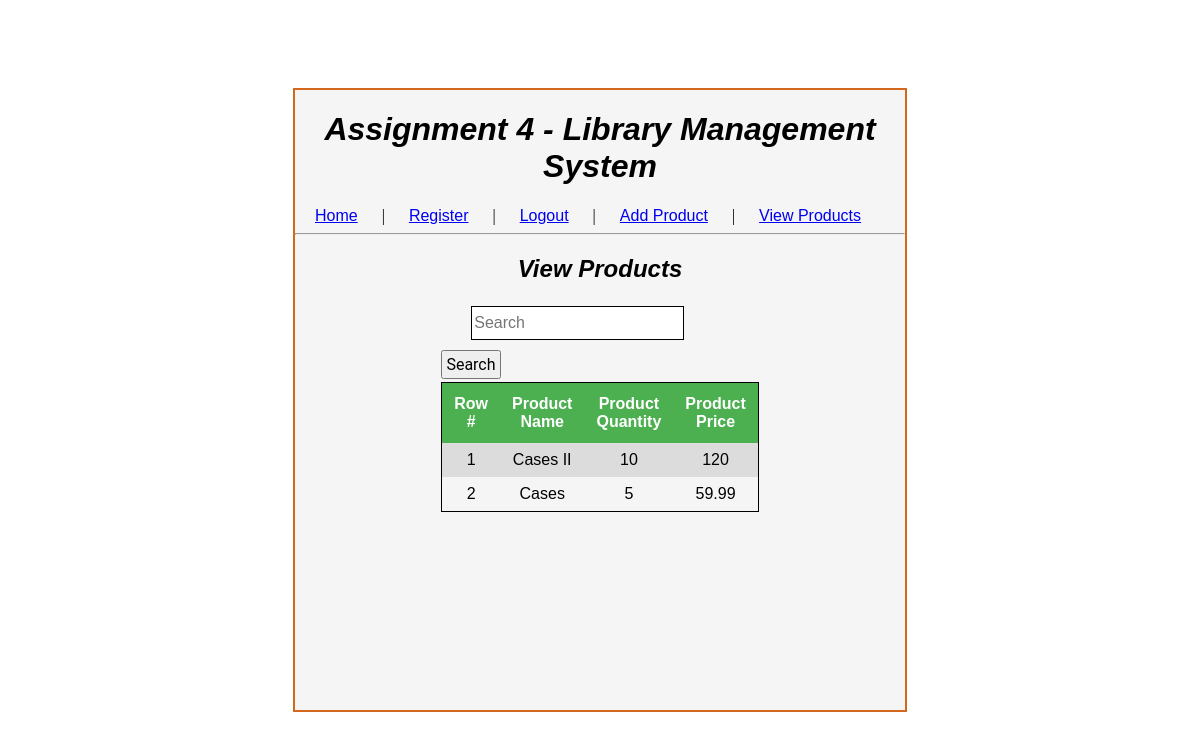
Page /view-products.php?txtSearch=Cases (signed in) on the committed database.
### tables this page shows
CREATE TABLE `tblBooks` (
  `bookID` int(3) NOT NULL,
  `bookName` varchar(100) NOT NULL,
  `bookQuantity` int(11) NOT NULL,
  `bookPrice` double NOT NULL
);

### view-products.php (the view, shortened to what this page needs)
<!DOCTYPE html>
<html>
    <head>
        <link rel="stylesheet" href="_css/style.css">
        <link rel="stylesheet" href="_css/style_view.css">
    </head>
    <body>
        <div id="wrapper">
            <h1>Assignment 4 - Library Management System </h1>
            <a href="index.php">Home</a> |
            <a href="register.php">Register</a> |
            <a href="logout.php">Logout</a> |
            <a href="add-product.php">Add Product</a> |
            <a href="view-products.php">View Products</a>
            <hr>
            <h2>View Products</h2>
            <table id="search">
                <tr>
                    <td>
                        <form action="" method="get">
                            <div>
                                <input type="text" name="txtSearch" placeholder="Search" value="">
                                <input type="submit" value="Search" name="btnSearch">
                            </div>
                            <?php
                            require_once 'config.php';
                            $search = $_REQUEST['txtSearch'];
                            $query = "SELECT * FROM tblBooks WHERE bookName LIKE '%$search%'";
                            $result = mysqli_query($conn, $query);
                            if (mysqli_num_rows($result) > 0) {
                                echo "<table id='books'>";
                                echo "<tr><th>Row #</th>";
                                echo "<th>Product Name</th>";
                                echo "<th>Product Quantity</th>";
                                echo "<th>Product Price</th></tr>";
                                $i = 1;
                                while ($row = mysqli_fetch_assoc($result)) {
                                    echo "<tr><td>$i</td>";
                                    echo "<td>" . $row['bookName'] . "</td>";
                                    echo "<td>" . $row['bookQuantity'] . "</td>";
                                    echo "<td>" . $row['bookPrice'] . "</td></tr>";
                                    $i++;
                                }
                                echo "</table>";
                            }
                            ?>
                        </form>
                    </td>
                </tr>
                <tr><td>&nbsp;</td></tr>
            </table>
        </div>
    </body>
</html>

### _css/style.css (style rules this page uses)
body { height:714px; }
#wrapper { background-color: whitesmoke; position: absolute; margin-bottom: 100px; border: 2px solid chocolate; top: 50%; left: 50%; transform: translate(-50%, -50%); width:610px; height: 620px; display: block; }
h1,h2 { text-align: center; font-family: helvetica; font-style: italic; }
a { margin-left: 20px; margin-right: 20px; font-size: 1em; font-weight: 200; text-align: center; font-family: helvetica; }

### _css/style_view.css (style rules this page uses)
#search { margin: 0 auto; width:40%; }
input[type="text"] { margin-left: 30px; margin-right: 10px; margin-bottom: 10px; height: 30px; border: 1px solid black; font-size: 1rem; }
input[type="submit"] { display:inline-block; padding:0.2em; margin:0 0.2em 0.2em 0; box-sizing: border-box; text-decoration:none; font-family:'Roboto',sans-serif; font-size: 1em; }
#books { margin: 0 auto; font-family: "Trebuchet MS", Arial, Helvetica, sans-serif; border-collapse: collapse; border: 1px solid black; }
#books td, #books th { padding: 8px; text-align: center; font-family: helvetica; font-size: 1em; }
#books tr:nth-child(even) { background-color: gainsboro; }
#books th { padding: 12px; background-color: #4CAF50; color: white; }

### rows in the picture
tblbooks: bookName "Cases II", bookQuantity "10", bookPrice "120"
tblbooks: bookName "Cases", bookQuantity "5", bookPrice "59.99"
